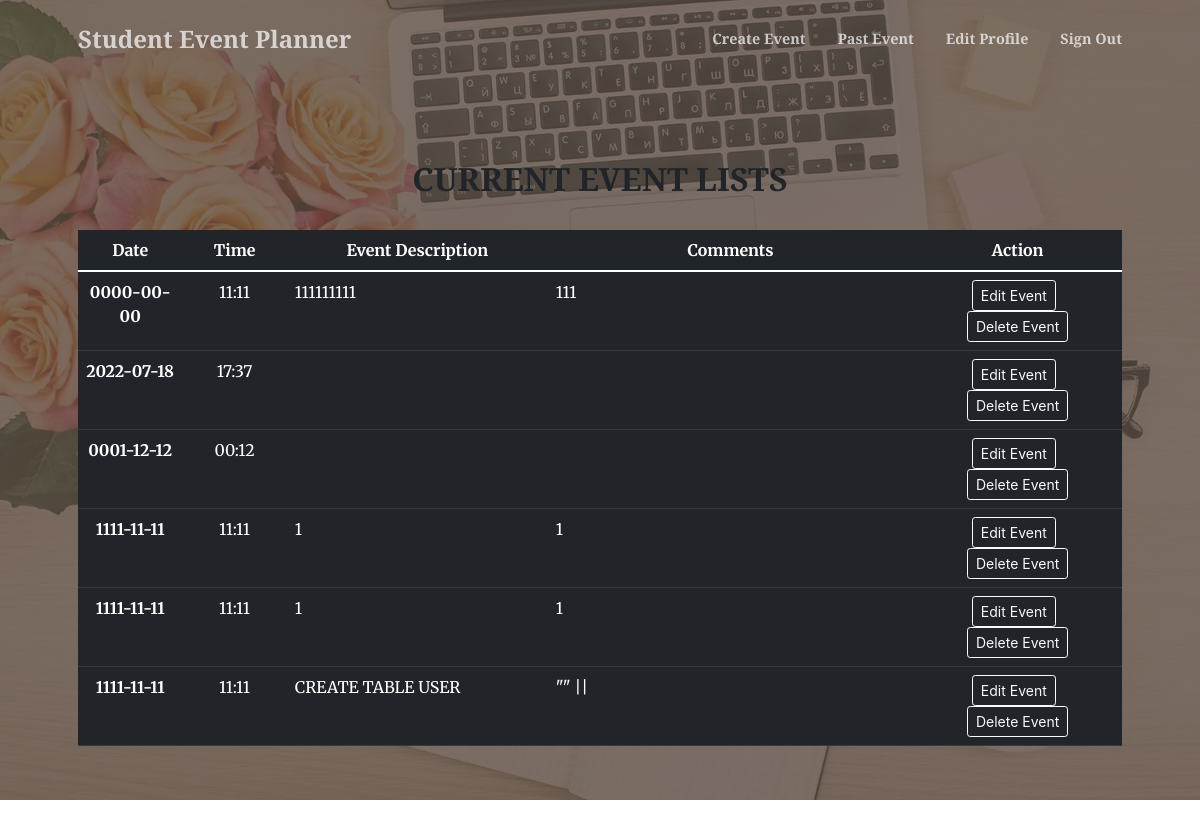
Page /events.php (signed in) on the committed database.
### tables this page shows
CREATE TABLE `event_planner` (
  `email` varchar(40) NOT NULL,
  `description` varchar(1000) NOT NULL,
  `date` date NOT NULL,
  `time` varchar(6) NOT NULL,
  `comments` varchar(1000) NOT NULL,
  `eventId` int(100) NOT NULL
);

### events.php (the view, shortened to what this page needs)
<?php include 'webtemplate1header.php'; ?>
<header class="masthead">
    <div class="container py-3 h-100">
        <div class="row d-flex justify-content-center align-items-start h-100">
            <div class="card-body p-5 text-center">
                <div class="mb-md-5 mt-md-4 pb-5">
                    <h2 class="fw-bold mb-2 text-uppercase" align="center">Current Event Lists</h2><br>
                    <table class="table table-dark">
                        <thead class="thead-dark">
                            <tr>
                                <th style="width:10%" scope="col">Date</th>
                                <th style="width:10%" scope="col">Time</th>
                                <th style="width:25%" scope="col">Event Description</th>
                                <th style="width:35%" scope="col">Comments</th>
                                <th style="width:20%" scope="col">Action</th>
                            </tr>
                        </thead>
                        <tbody>
                        <?php
                            $sql = "SELECT email, description, date, time, comments, eventId FROM event_planner WHERE email='$_SESSION[useremail]'";
                            $result = $conn->query($sql);
                            if ($result->num_rows > 0) {
                                while($row = $result->fetch_assoc()) {
                                ?>
                                    <tr>
                                        <th scope="row"><?php echo $row["date"]?></th>
                                        <td><?php echo $row["time"]?></td>
                                        <td style="text-align:left"><?php echo $row["description"]?></td>
                                        <td style="text-align:left"><?php echo $row["comments"]?></td>
                                        <td><a class="btn btn-outline-light btn-sm px-2" href="<?php echo $roothtml?>/editevent.php?eventId=<?php echo $row['eventId']?>">Edit Event</a>&nbsp;&nbsp;<a class="btn btn-outline-light btn-sm px-2" href="<?php echo $roothtml?>/historyevent.php?eventId=<?php echo $row['eventId']?>">Delete Event</a>
                                    </tr>
                                <?php
                                }
                             }
                        ?>
                        </tbody>
                    </table>
                </div>
            </div>
        </div>
    </div>
</header>
<?php include 'webtemplate1footer.php'; ?>

### webtemplate1header.php (shortened to what this page needs)
<?php
    $roothtml = 'http://localhost/student';
?>
<!DOCTYPE html>
<html lang="en">
<head>
    <link href="https://cdn.jsdelivr.net/npm/bootstrap-icons@1.5.0/font/bootstrap-icons.css" rel="stylesheet" />
    <link href="https://cdnjs.cloudflare.com/ajax/libs/SimpleLightbox/2.1.0/simpleLightbox.min.css" rel="stylesheet" />
    <link href="css/styles.css" rel="stylesheet" />
</head>
<body id="page-top">
    <nav class="navbar navbar-expand-lg navbar-light fixed-top py-3" id="mainNav">
        <div class="container px-4 px-lg-5">
            <?php if(isset($_SESSION['useremail'])) {
            ?>
                <a class="navbar-brand" href="events.php">Student Event Planner</a>
            <?php }
            else{ ?>
                <a class="navbar-brand" href="index.php">Student Event Planner</a>
            <?php } ?>
            <div class="collapse navbar-collapse" id="navbarResponsive">
                <ul class="navbar-nav ms-auto my-2 my-lg-0">
                    <?php if(isset($_SESSION['useremail'])) {
                    ?>
                        <li class="nav-item"><a class="nav-link" href="createevent.php">Create Event</a></li>
                        <li class="nav-item"><a class="nav-link" href="pastevent.php">Past Event</a></li>
                        <li class="nav-item"><a class="nav-link" href="editprofile.php">Edit Profile</a></li>
                        <li class="nav-item"><a class="nav-link" href="signout.php">Sign Out</a></li>
                    <?php }
                    else{ ?>
                        <li class="nav-item"><a class="nav-link" href="login.php">Login</a></li>
                        <li class="nav-item"><a class="nav-link" href="register.php">Register Account</a></li>
                    <?php } ?>
                </ul>
            </div>
        </div>
    </nav>

### webtemplate1footer.php (shortened to what this page needs)
</body>
</html>

### rows in the picture
event_planner: date "0000-00-00", time "11:11", description "111111111", comments "111"
event_planner: date "2022-07-18", time "17:37"
event_planner: date "0001-12-12", time "00:12"
event_planner: date "1111-11-11", time "11:11", description "1", comments "1"
event_planner: date "1111-11-11", time "11:11", description "1", comments "1"
event_planner: date "1111-11-11", time "11:11", description "CREATE TABLE USER", comments "\"\" ||"
